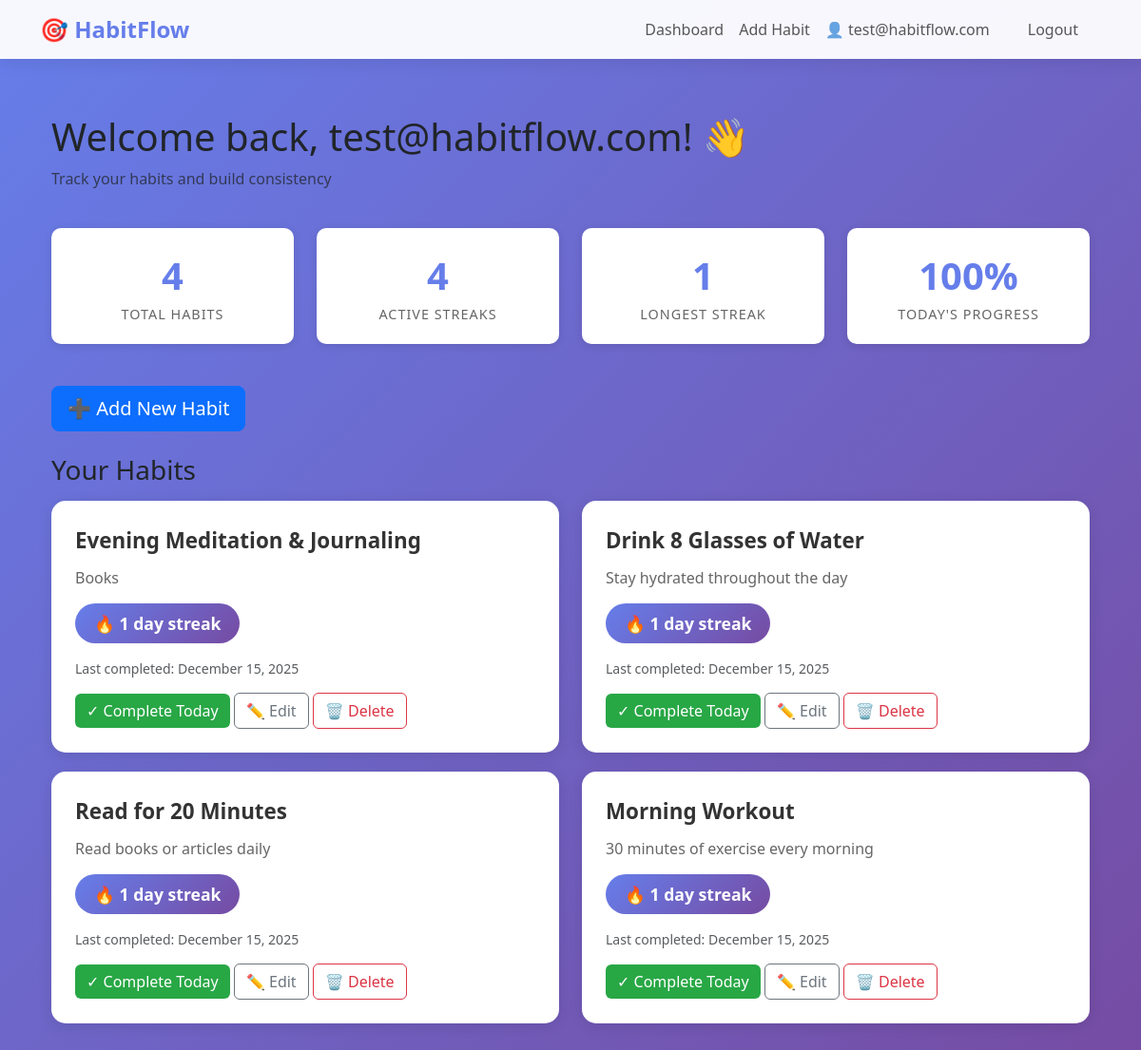
/habits/dashboard (signed in), run on the app's committed database.
### models.py (models this page shows, shortened)
class User(UserMixin, db.Model):
    __tablename__ = "user"
    id = db.Column(db.Integer, primary_key=True, autoincrement=True)
    email = db.Column(db.String(120), unique=True, nullable=False, index=True)
    password_hash = db.Column(db.String(150), nullable=False)
    created_at = db.Column(db.DateTime, default=datetime.utcnow, nullable=False)
    habits = db.relationship(
        "Habit",
        backref="user",
        lazy=True,
        cascade="all, delete-orphan"
    )

class Habit(db.Model):
    __tablename__ = "habit"
    id = db.Column(db.Integer, primary_key=True, autoincrement=True)
    user_id = db.Column(
        db.Integer,
        db.ForeignKey("user.id"),
        nullable=False,
        index=True
    )
    name = db.Column(db.String(100), nullable=False)
    description = db.Column(db.String(500), nullable=True)
    streak_count = db.Column(db.Integer, default=0, nullable=False)
    last_completed = db.Column(db.Date, nullable=True)
    created_at = db.Column(db.DateTime, default=datetime.utcnow, nullable=False)

### habits.py (the view)
@habits_bp.route('/dashboard')
@login_required
def dashboard():
    user_habits = Habit.query.filter_by(user_id=current_user.id).order_by(Habit.created_at.desc()).all()
    total_habits = len(user_habits)
    active_streaks = sum(1 for habit in user_habits if habit.streak_count > 0)
    longest_streak = max([habit.streak_count for habit in user_habits], default=0)
    today = date.today()
    completed_today = sum(1 for habit in user_habits if habit.last_completed == today)
    completion_rate = int((completed_today / total_habits * 100)) if total_habits > 0 else 0
    stats = {
        'total_habits': total_habits,
        'active_streaks': active_streaks,
        'longest_streak': longest_streak,
        'completion_rate': completion_rate
    }
    return render_template('dashboard.html', habits=user_habits, stats=stats)

### app.py (called while the page is built)
@login_manager.user_loader
def load_user(user_id):
    from models import User
    return User.query.get(int(user_id))

### templates/dashboard.html (shortened to what this page needs)
{% extends "base.html" %}
{% block content %}
<div class="container mt-4">
    <div class="row mb-4">
        <div class="col-md-12">
            <h1>Welcome back, {{ current_user.email }}! 👋</h1>
            <p class="text-muted">Track your habits and build consistency</p>
        </div>
    </div>
    <div class="row mb-4">
        <div class="col-md-3">
            <div class="stats-card">
                <div class="stats-number">{{ stats.total_habits }}</div>
                <div class="stats-label">Total Habits</div>
            </div>
        </div>
        <div class="col-md-3">
            <div class="stats-card">
                <div class="stats-number">{{ stats.active_streaks }}</div>
                <div class="stats-label">Active Streaks</div>
            </div>
        </div>
        <div class="col-md-3">
            <div class="stats-card">
                <div class="stats-number">{{ stats.longest_streak }}</div>
                <div class="stats-label">Longest Streak</div>
            </div>
        </div>
        <div class="col-md-3">
            <div class="stats-card">
                <div class="stats-number">{{ stats.completion_rate }}%</div>
                <div class="stats-label">Today's Progress</div>
            </div>
        </div>
    </div>
    <div class="row mb-4">
        <div class="col-md-12">
            <a href="{{ url_for('habits.add_habit') }}" class="btn btn-primary btn-lg">
                ➕ Add New Habit
            </a>
        </div>
    </div>
    {% if habits %}
        <div class="row">
            <div class="col-md-12">
                <h3 class="mb-3">Your Habits</h3>
            </div>
        </div>
        <div class="row">
            {% for habit in habits %}
            <div class="col-md-6">
                <div class="habit-card">
                    <div class="habit-name">{{ habit.name }}</div>
                    {% if habit.description %}
                    <div class="habit-description">{{ habit.description }}</div>
                    {% endif %}
                    <div class="mb-3">
                        <span class="streak-badge">
                            🔥 {{ habit.streak_count }} day{% if habit.streak_count != 1 %}s{% endif %} streak
                        </span>
                    </div>
                    {% if habit.last_completed %}
                    <div class="text-muted small mb-2">
                        Last completed: {{ habit.last_completed.strftime('%B %d, %Y') }}
                    </div>
                    {% endif %}
                    <div class="habit-actions">
                        <form action="{{ url_for('habits.complete_habit', habit_id=habit.id) }}" method="POST" style="display: inline;">
                            <button type="submit" class="btn btn-complete">
                                ✓ Complete Today
                            </button>
                        </form>
                        <a href="{{ url_for('habits.edit_habit', habit_id=habit.id) }}" class="btn btn-outline-secondary">
                            ✏️ Edit
                        </a>
                        <form action="{{ url_for('habits.delete_habit', habit_id=habit.id) }}" method="POST" style="display: inline;" onsubmit="return confirm('Are you sure you want to delete this habit?');">
                            <button type="submit" class="btn btn-outline-danger">
                                🗑️ Delete
                            </button>
                        </form>
                    </div>
                </div>
            </div>
            {% endfor %}
        </div>
    {% endif %}
</div>
{% endblock %}

### templates/base.html (shortened to what this page needs)
<!DOCTYPE html>
<html lang="en">
<head>
    <link href="https://cdn.jsdelivr.net/npm/bootstrap@5.3.0/dist/css/bootstrap.min.css" rel="stylesheet">
</head>
<body>
    <nav class="navbar navbar-expand-lg navbar-light fixed-top">
        <div class="container">
            <a class="navbar-brand brand-name" href="/">
                🎯 HabitFlow
            </a>
            <div class="collapse navbar-collapse" id="navbarNav">
                <ul class="navbar-nav ms-auto">
                    {% if current_user.is_authenticated %}
                        <li class="nav-item">
                            <a class="nav-link" href="{{ url_for('habits.dashboard') }}">Dashboard</a>
                        </li>
                        <li class="nav-item">
                            <a class="nav-link" href="{{ url_for('habits.add_habit') }}">Add Habit</a>
                        </li>
                        <li class="nav-item">
                            <span class="nav-link">👤 {{ current_user.email }}</span>
                        </li>
                        <li class="nav-item">
                            <a class="nav-link btn btn-outline-danger ms-2 px-4" href="{{ url_for('auth.logout') }}">Logout</a>
                        </li>
                    {% endif %}
                </ul>
            </div>
        </div>
    </nav>
    <div class="container content-container">
        {% block content %}{% endblock %}
    </div>
</body>
</html>

### templates/base.html (style rules this page uses)
body { font-family: 'Segoe UI', Tahoma, Geneva, Verdana, sans-serif; background: linear-gradient(135deg, #667eea 0%, #764ba2 100%); min-height: 100vh; padding-top: 70px; }
.navbar { background: rgba(255, 255, 255, 0.95) !important; backdrop-filter: blur(10px); box-shadow: 0 2px 20px rgba(0,0,0,0.1); }
.brand-name { font-weight: 700; color: #667eea; font-size: 1.5rem; }
.content-container { margin-top: 30px; margin-bottom: 50px; }

### templates/dashboard.html (style rules this page uses)
.stats-card { background: white; border-radius: 10px; padding: 20px; text-align: center; box-shadow: 0 2px 10px rgba(0,0,0,0.1); margin-bottom: 20px; }
.stats-number { font-size: 2.5rem; font-weight: 700; color: #667eea; }
.stats-label { color: #666; font-size: 0.9rem; text-transform: uppercase; letter-spacing: 1px; }
.habit-card { background: white; border-radius: 15px; padding: 25px; margin-bottom: 20px; box-shadow: 0 3px 15px rgba(0,0,0,0.1); transition: all 0.3s ease; }
.habit-name { font-size: 1.4rem; font-weight: 600; color: #333; margin-bottom: 10px; }
.habit-description { color: #666; margin-bottom: 15px; }
.streak-badge { display: inline-block; background: linear-gradient(135deg, #667eea 0%, #764ba2 100%); color: white; padding: 8px 20px; border-radius: 25px; font-weight: 600; font-size: 1.1rem; }
.habit-actions { margin-top: 15px; }
.btn-complete { background: #28a745; color: white; border: none; }

### data on the page
User: email "test@habitflow.com"
Habit: name "Evening Meditation & Journaling", description "Books", streak_count "1", last_completed "December 15, 2025"
Habit: name "Drink 8 Glasses of Water", description "Stay hydrated throughout the day", streak_count "1", last_completed "December 15, 2025"
Habit: name "Read for 20 Minutes", description "Read books or articles daily", streak_count "1", last_completed "December 15, 2025"
Habit: name "Morning Workout", description "30 minutes of exercise every morning", streak_count "1", last_completed "December 15, 2025"

### other printed values
{{ stats.total_habits }} "4"
{{ stats.active_streaks }} "4"
{{ stats.longest_streak }} "1"
{{ stats.completion_rate }} "100"
